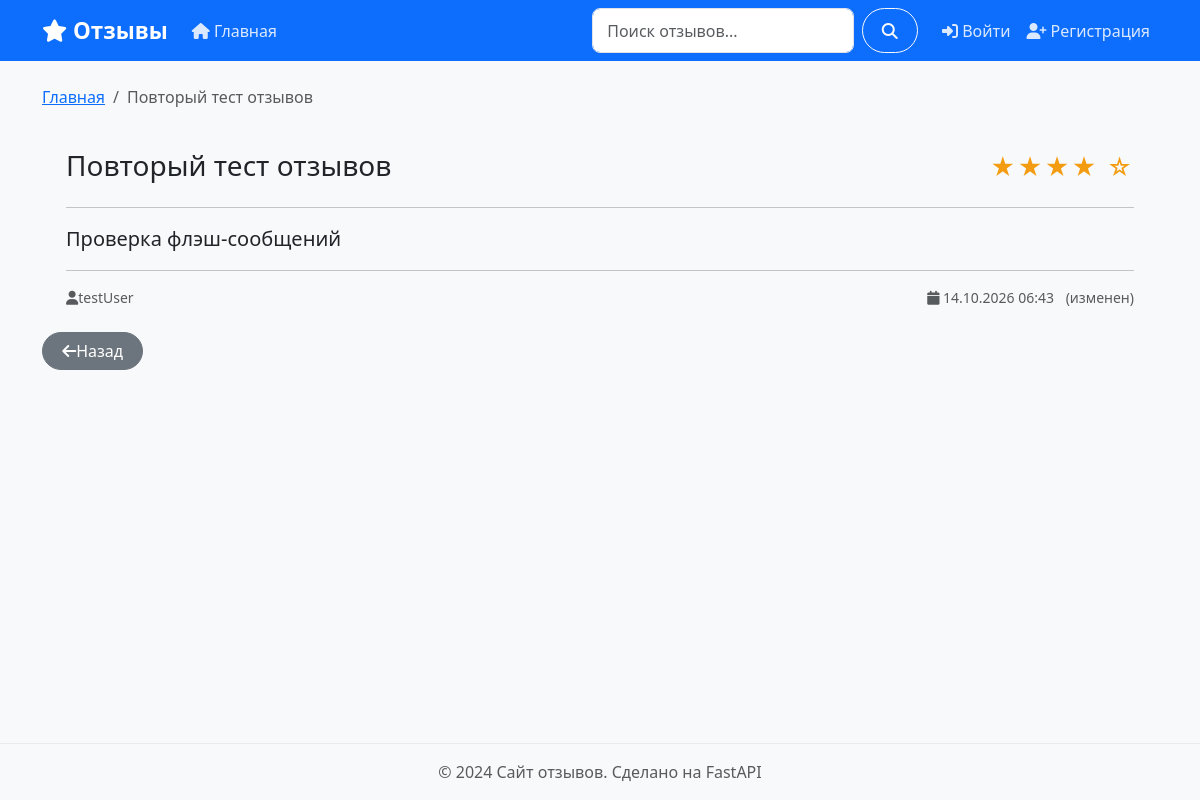
/reviews/2, run on the app's committed database.
### app/models.py (models this page shows)
class Review(Base):
    __tablename__ = "reviews"
    id = Column(Integer, primary_key=True, index=True)
    title = Column(String(200), nullable=False)
    content = Column(Text, nullable=False)
    rating = Column(Integer, nullable=True)
    created_at = Column(DateTime(timezone=True), server_default=func.now())
    updated_at = Column(DateTime(timezone=True), onupdate=func.now())
    user_id = Column(
        Integer,
        ForeignKey("users.id", ondelete="CASCADE"),
        nullable=False
    )
    author = relationship("User", back_populates="reviews")

class User(Base):
    __tablename__ = "users"
    id = Column(Integer, primary_key=True, index=True)
    username = Column(String(50), unique=True, index=True, nullable=False)
    email = Column(String(100), unique=True, index=True, nullable=True)
    hashed_password = Column(String(255), nullable=False)
    is_active = Column(Boolean, default=True, nullable=False)
    created_at = Column(DateTime(timezone=True), server_default=func.now())
    reviews = relationship(
        "Review",
        back_populates="author",
        cascade="all, delete-orphan"
    )

### app/routers/pages.py (the view)
@router.get('/reviews/{review_id}', response_class=HTMLResponse)
async def review_detail(review_id: int, request: Request,
                        db: Session = Depends(get_db)):
    review = get_review(db, review_id)
    if not review:
        raise HTTPException(404, "Отзыв не найден")
    return request.state.templates.TemplateResponse(
        'review_detail.html',
        _ctx(request, {'review': review})
    )

### templates/review_detail.html (shortened to what this page needs)
{% extends 'base.html' %}
{% block content %}
<div class="row justify-content-center">
    <div class="col-mg-8">
        <nav aria-label="breadcrumb">
            <ol class="breadcrumb">
                <li class="breadcrumb-item">
                    <a href="/">Главная</a>
                </li>
                <li class="breadcrumb-item active">{{ review.title|truncate(30) }}</li>
            </ol>
        </nav>
        <div class="card-shadow">
            <div class="card-body p-4">
                <div class="d-flex justify-content-between align-items-start mb-3>">
                    <h1 class="h3">{{ review.title }}</h1>
                    <div class="text-warning" style="font-size: 1.5rem;">
                        {% for _ in range(review.rating) %}★{% endfor %}
                        {% for _ in range(5 - review.rating) %}☆{% endfor %}
                    </div>
                </div>
                <hr>
                <p class="lead" style="white-space: pre-wrap;">{{ review.content }}</p>
                <hr>
                <div class="d-flex justify-content-between text-muted small">
                    <span><i class="fas fa-user"></i>{{ review.author.username }}</span>
                    <span>
                        <i class="fas fa-calendar"></i>
                        {{ review.created_at.strftime('%d.%m.%Y %H:%M') }}
                        {% if review.updated_at %}
                        <span class="ms-2">(изменен)</span>
                        {% endif %}
                    </span>
                </div>
            </div>
        </div>
        <dif class="mt-3">
            <a href="/" class="btn btn-secondary">
                <i class="fas fa-arrow-left"></i>Назад
            </a>
        </dif>
    </div>
</div>
{% endblock %}

### static/style.css (style rules this page uses)
body { background-color: #f8f9fa; min-height: 100vh; display: flex; flex-direction: column; }
.text-warning { color: #f39c12 !important; letter-spacing: 2px; }
.btn { border-radius: 25px; padding-left: 1.2rem; padding-right: 1.2rem; transition: all 0.2s ease; }

### data on the page
Review: title "Повторый тест отзывов", content "Проверка флэш-сообщений", created_at "14.10.2026 06:43"
User: author.username "testUser"
